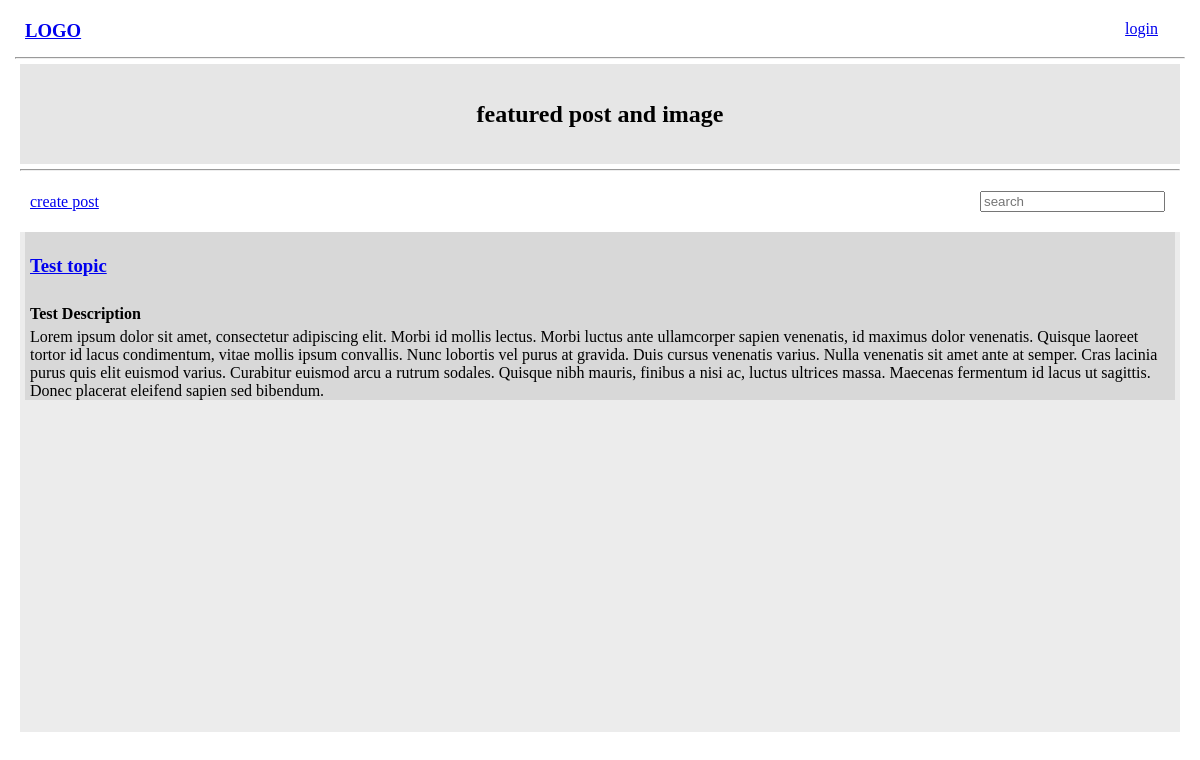
Before: / with the older database file.
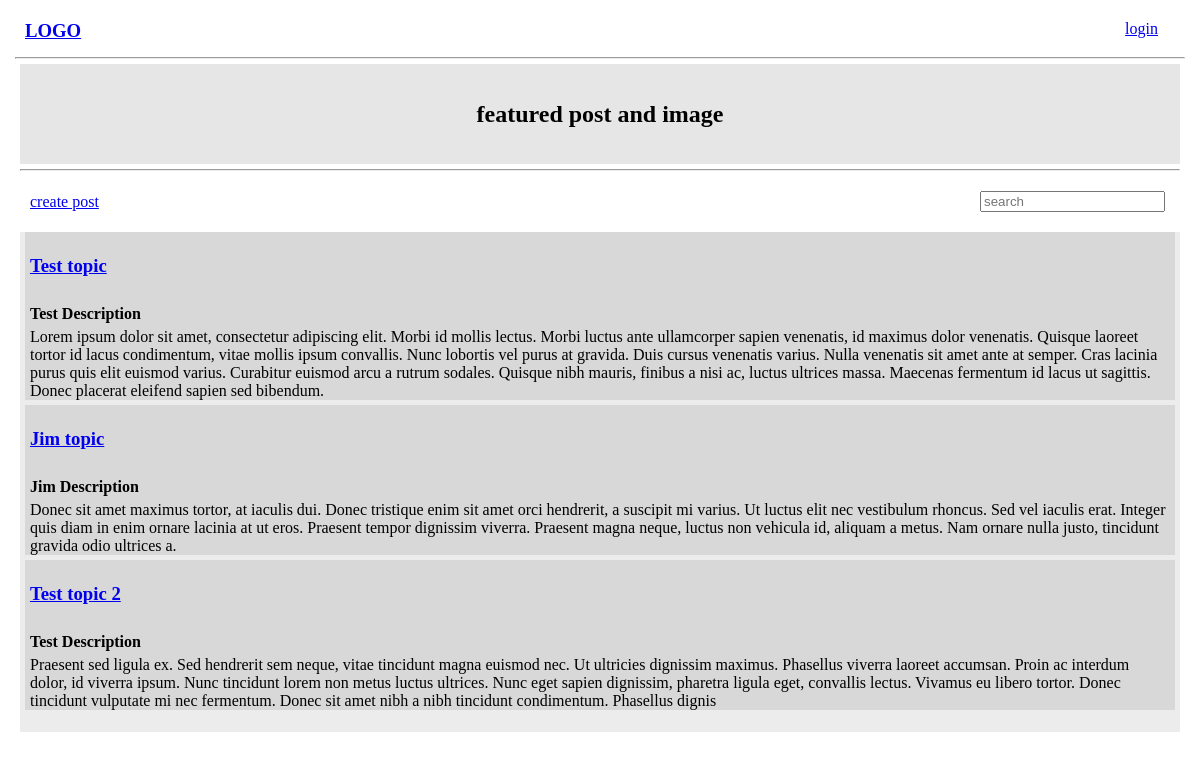
After: the same page with the newer database file.
### base/models.py (models this page shows, shortened)
class Post(models.Model):
    author = models.ForeignKey(User, on_delete=models.CASCADE)
    topic = models.CharField(max_length=200)
    description = models.CharField(max_length=400)
    body = RichTextField(blank=True, null=True)
    post_date = models.DateTimeField(auto_now_add=True)

### base/views.py (the view)
# urls.py: path('', views.home, name='home'),
def home(request):
  posts = Post.objects.all()
  context = {'posts': posts}
  return render(request, 'base/home.html', context)

### base/templates/base/home.html
{% extends 'main.html' %} {% block content %}
<main>
  <div class="home-featured">
    <h2>featured post and image</h2>
  </div>
  <hr />
  <div class="create-search">
    <div>
      <a href="{% url 'create-post' %}">create post</a>
    </div>
    <div class="search-posts">
      <form action="">
        <input type="text" placeholder="search" />
      </form>
    </div>
  </div>
  <div class="posts-container">
    {% for post in posts %}
    <div class="post-container">
      <a href="{% url 'post-details' pk=post.id %}">
        <h3>{{post.topic}}</h3>
      </a>
      <h4>{{post.description}}</h4>
      <p>{{post.body|safe}}</p>
    </div>
    {% endfor %}
  </div>
</main>
{% endblock content %}

### templates/main.html (shortened to what this page needs)
{% load static %}
<!DOCTYPE html>
<html lang="en">
  <head>
    <link rel="stylesheet" href="{% static 'css/main.css' %}" />
  </head>
  <body>
    {% include 'navbar.html' %}
    <hr />
    {% block content %} {% endblock content %}
  </body>
</html>

### templates/navbar.html
<div class="nav-container">
  <a href="/">
    <h3>LOGO</h3>
  </a>
  {% if request.user.is_authenticated %}
  <div class="nav-profile">
    <a class="nav-user-profile" href="{% url 'user-profile' request.user.id%}">
      <p>{{request.user.name}}</p>
    </a>
    <a href="{% url 'logout' %}" class="login">
      <p>logout</p>
    </a>
  </div>
  {% else %}
  <div class="nav-profile">
    <a href="{% url 'login' %}" class="login">
      <p>login</p>
    </a>
    {% endif %}
  </div>
</div>

### static/css/main.css (style rules this page uses)
* { margin: 5px; }
.nav-container { display: grid; grid-template-columns: 1fr 1fr; }
.nav-profile { display: grid; grid-template-columns: 1fr 1fr; justify-self: end; }
.nav-profile a { margin-top: 0px; position: absolute; right: 2em }
.home-featured { height: 100px; display: flex; align-items: center; justify-content: center; background-color: rgb(230, 230, 230); }
.create-search { display: flex; align-items: center; justify-content: space-between; }
.posts-container { height: 500px; background-color: rgb(236, 236, 236); }
.post-container { background-color: rgb(216, 216, 216); }

Changed rows visible on the page:
added Post: topic "Jim topic", description "Jim Description", body "Donec sit amet maximus tortor, at iaculis dui. Donec tristique enim sit amet orci hendrerit, a suscipit mi varius. Ut luctus elit nec vestibulum rhoncus. Sed vel iaculis erat. Integer quis diam in enim ornare lacinia at ut eros. Praesent tempor dignissim viverra. Praesent magna neque, luctus non vehicula id, aliquam a metus. Nam ornare nulla justo, tincidunt gravida odio ultrices a."
added Post: topic "Test topic 2", description "Test Description", body "Praesent sed ligula ex. Sed hendrerit sem neque, vitae tincidunt magna euismod nec. Ut ultricies dignissim maximus. Phasellus viverra laoreet accumsan. Proin ac interdum dolor, id viverra ipsum. Nunc tincidunt lorem non metus luctus ultrices. Nunc eget sapien dignissim, pharetra ligula eget, convallis lectus. Vivamus eu libero tortor. Donec tincidunt vulputate mi nec fermentum. Donec sit amet nibh a nibh tincidunt condimentum. Phasellus dignis"
